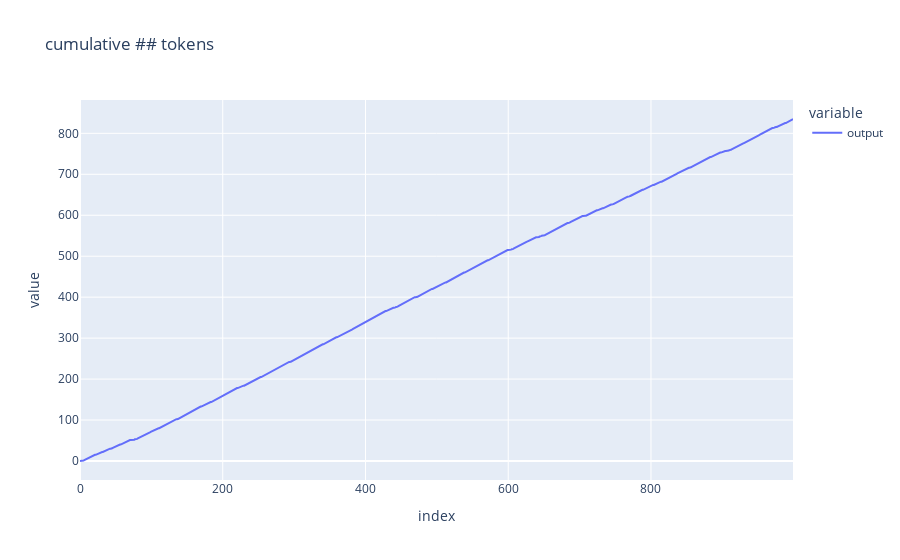

Write notebook code for a chart like this one.
### Markdown cell above
Okay, so it's obvious that the most first layer just connects the obvious bi-grams of words that didn't quite get included in the tokenizer. Let's quantify this.

### Code cell
px.line(df0["output"].str.startswith("##").cumsum(), title="cumulative ## tokens")

### Figure 1 — Plotly figure (JSON) as saved in the notebook; plotly's stock layout.template omitted (floating-point values rounded to 4 significant figures; data arrays with more than 128 entries replaced by an {"elided": "..."} marker saying what was removed)
{"data": [{"hovertemplate": "variable=output<br>index=%{x}<br>value=%{y}<extra></extra>", "legendgroup": "output", "line": {"color": "#636efa", "dash": "solid"}, "marker": {"symbol": "circle"}, "mode": "lines", "name": "output", "orientation": "v", "showlegend": true, "type": "scatter", "x": {"elided": "1000 int values"}, "xaxis": "x", "y": {"elided": "1000 int values"}, "yaxis": "y"}], "layout": {"legend": {"title": {"text": "variable"}, "tracegroupgap": 0}, "title": {"text": "cumulative ## tokens"}, "xaxis": {"anchor": "y", "domain": [0, 1], "title": {"text": "index"}}, "yaxis": {"anchor": "x", "domain": [0, 1], "title": {"text": "value"}}}}
